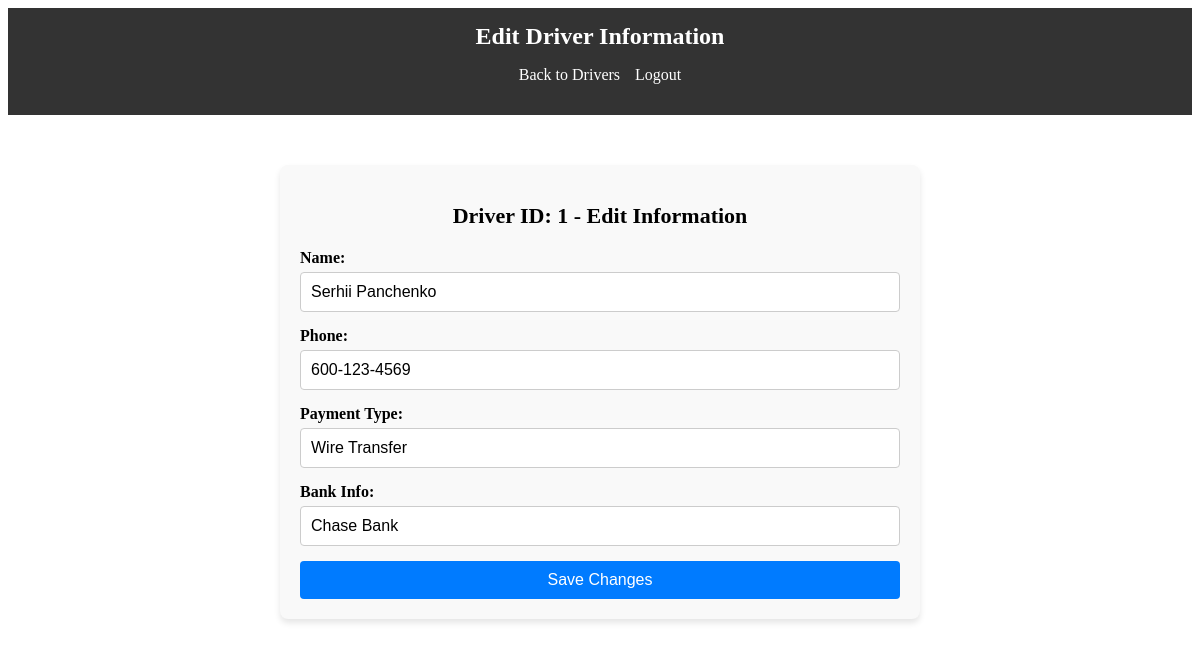
The app's page /dispatcher/drivers/edit/1 with its own data.
### tables this page shows
CREATE TABLE Drivers (
    driver_id INTEGER PRIMARY KEY,
    name TEXT NOT NULL,
    phone_number TEXT,
    carrier_id INTEGER,
    payment_type TEXT,
    bank_info TEXT,
    medical_card TEXT UNIQUE,
    insurance_id INTEGER,
    policy_end_date DATE,
    FOREIGN KEY (insurance_id) REFERENCES Insurance (insurance_id)
);

### app/routes.py (the view, shortened to what this page needs)
@main_bp.route('/dispatcher/drivers/edit/<int:driver_id>', methods=['GET', 'POST'])
def edit_driver(driver_id):
    cursor = get_cursor()
    driver = cursor.execute("SELECT * FROM Drivers WHERE driver_id = ?", (driver_id,)).fetchone()
    if not driver:
        return redirect(url_for('main.view_drivers'))
    return render_template('dispatcher/edit_driver.html', driver=driver)

### app/__init__.py (called while the page is built)
def create_app():
    app = Flask(__name__)
    app.config['SECRET_KEY'] = 'your_secret_key'
    from .routes import main_bp
    app.register_blueprint(main_bp)
    @app.teardown_appcontext
    def close_db(error):
        if 'db' in g:
            g.db.close()
    return app

def get_db():
    if 'db' not in g:
        g.db = sqlite3.connect('instance/Checkpoint3.db')
        g.db.row_factory = sqlite3.Row  # Enables access by column name
    return g.db

def get_cursor():
    return get_db().cursor()

### app/templates/dispatcher/edit_driver.html (shortened to what this page needs)
<!DOCTYPE html>
<html lang="en">
<head>
    <link rel="stylesheet" href="{{ url_for('static', filename='css/dash_style.css') }}">
</head>
<body>
    <header>
        <div class="edit-driver-header">
            <h1 class="edit-driver-title">Edit Driver Information</h1>
            <nav class="edit-driver-nav">
                <ul class="edit-driver-nav-list">
                    <li><a href="{{ url_for('main.view_drivers') }}" class="edit-driver-nav-link">Back to Drivers</a></li>
                    <li><a href="{{ url_for('main.driver_logout') }}" class="edit-driver-nav-link">Logout</a></li>
                </ul>
            </nav>
        </div>
    </header>
    <main>
        <section class="edit-driver-section">
            <h2 class="edit-driver-heading">Driver ID: {{ driver['driver_id'] }} - Edit Information</h2>
            <form method="POST" action="{{ url_for('main.edit_driver', driver_id=driver['driver_id']) }}" class="edit-driver-form">
                <div class="edit-driver-form-group">
                    <label for="name" class="edit-driver-label">Name:</label>
                    <input type="text" id="name" name="name" value="{{ driver['name'] }}" class="edit-driver-input" required>
                </div>
                <div class="edit-driver-form-group">
                    <label for="phone" class="edit-driver-label">Phone:</label>
                    <input type="text" id="phone" name="phone" value="{{ driver['phone_number'] }}" class="edit-driver-input" required>
                </div>
                <div class="edit-driver-form-group">
                    <label for="payment_type" class="edit-driver-label">Payment Type:</label>
                    <input type="text" id="payment_type" name="payment_type" value="{{ driver['payment_type'] }}" class="edit-driver-input" required>
                </div>
                <div class="edit-driver-form-group">
                    <label for="bank_info" class="edit-driver-label">Bank Info:</label>
                    <input type="text" id="bank_info" name="bank_info" value="{{ driver['bank_info'] }}" class="edit-driver-input" required>
                </div>
                <button type="submit" class="edit-driver-submit-button">Save Changes</button>
            </form>
        </section>
    </main>
</body>
</html>

### app/static/css/dash_style.css (style rules this page uses)
.edit-driver-header { background-color: #333; color: #fff; padding: 15px; text-align: center; }
.edit-driver-title { margin: 0; font-size: 24px; }
.edit-driver-nav { margin-top: 10px; }
.edit-driver-nav-list { list-style-type: none; padding: 0; display: flex; justify-content: center; gap: 15px; }
.edit-driver-nav-link { color: #fff; text-decoration: none; font-size: 16px; }
.edit-driver-section { max-width: 600px; margin: 50px auto; text-align: center; padding: 20px; background-color: #f9f9f9; border-radius: 8px; box-shadow: 0 4px 6px rgba(0, 0, 0, 0.1); }
.edit-driver-heading { font-size: 22px; margin-bottom: 20px; }
.edit-driver-form { display: flex; flex-direction: column; gap: 15px; }
.edit-driver-form-group { display: flex; flex-direction: column; text-align: left; }
.edit-driver-label { font-weight: bold; margin-bottom: 5px; }
.edit-driver-input { padding: 10px; font-size: 16px; border: 1px solid #ccc; border-radius: 4px; width: 100%; box-sizing: border-box; }
.edit-driver-submit-button { padding: 10px 20px; font-size: 16px; color: #fff; background-color: #007BFF; border: none; border-radius: 4px; cursor: pointer; transition: background-color 0.3s ease; }

### records on screen
Drivers: driver_id "1", name "Serhii Panchenko", phone "600-123-4569", payment_type "Wire Transfer", bank_info "Chase Bank"
